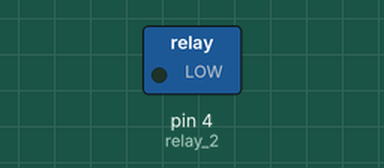
A sketch run on a simulated Arduino Uno, built with avr-gcc and run on an emulated ATmega328P. Parts: switched loads named in the sketch (green lamp = pin HIGH).

Above: at 0.1 s.
At 60.1 s:
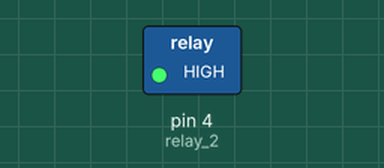
Timing chart, 0 to 121.5 s (numbered marks = the images above):
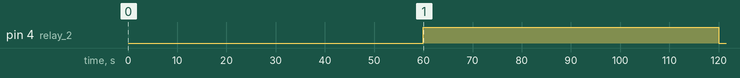

Measured:
- by itself, pin 4 (relay_2): LOW → HIGH at 60.0 s, → LOW 60.0 s later

The sketch:

Smart_Lamp_1.ino
```cpp
int relay_2 = 4;

void setup() {
  pinMode(relay_2, OUTPUT);
  digitalWrite(relay_2, HIGH);
}

void loop() {
  digitalWrite(relay_2, LOW);
  delay(60000);
  digitalWrite(relay_2, HIGH);
  delay(60000);
}
```
